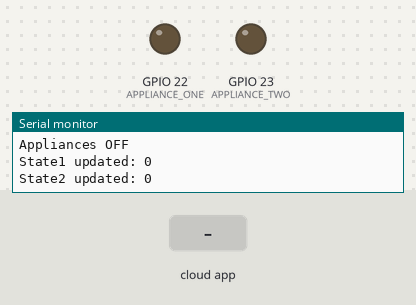
A sketch run on a simulated ESP32. Shown: output pins drawn as LEDs (lit = HIGH), the last lines printed to the serial monitor. Inputs (shaded band) come from the test bench. WiFi joins after 1.5 s; servers stay silent unless stated; the Firebase database answers and starts empty.

Above: at 2.7 s.
2.8 s: the phone or cloud app sets led to 1
At 4.0 s:
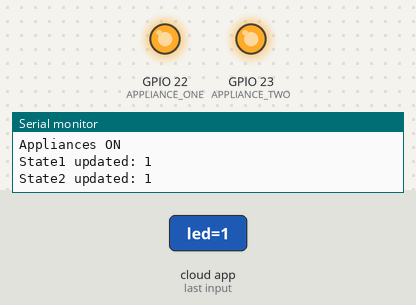
4.6 s: the phone or cloud app sets led to 0
At 7.4 s:
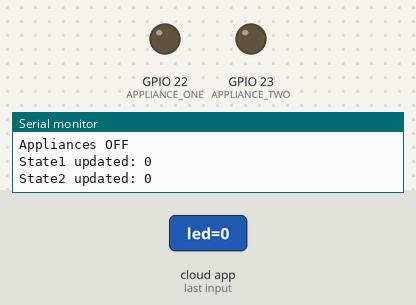
Timing chart, 0 to 8.9 s (numbered marks = the images above; inputs shaded):
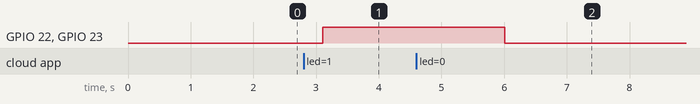

Measured:
- after the input at 2.8 s, GPIO 22 (APPLIANCE_ONE), GPIO 23 (APPLIANCE_TWO): LOW → HIGH after 0.30 s
- after the input at 4.6 s, GPIO 22 (APPLIANCE_ONE), GPIO 23 (APPLIANCE_TWO): HIGH → LOW after 1.4 s

The sketch:

main.ino
```cpp
#define APPLIANCE_ONE 22
#define APPLIANCE_TWO 23

#include <WiFi.h>
#include <Firebase_ESP_Client.h>
#include <addons/TokenHelper.h>
#include <addons/RTDBHelper.h>

#define WIFI_SSID "wifi"
#define WIFI_PASSWORD "12345678"
#define API_KEY "AIzaSyBv_GMIALQf_uR_wgdiaotbR5C9lEA18LA"
#define SECRET "nxiAuvIkmf4jiUKt9zQqv1CHJJeG11gTkNCNbN1s"
#define DATABASE_URL "mini-iot-2-default-rtdb.firebaseio.com/"

FirebaseData fbdo;
FirebaseAuth auth;
FirebaseConfig config;

unsigned long lastUpdateTime = 0;
const unsigned long UPDATE_INTERVAL = 1000; // 1 second
bool firebaseConnected = false;

void setup() {
  pinMode(APPLIANCE_ONE, OUTPUT);
  pinMode(APPLIANCE_TWO, OUTPUT);
  digitalWrite(APPLIANCE_ONE, LOW);
  digitalWrite(APPLIANCE_TWO, LOW);

  Serial.begin(115200);

  connectToWiFi();
  setupFirebase();
}

void connectToWiFi() {
  WiFi.begin(WIFI_SSID, WIFI_PASSWORD);
  Serial.print("Connecting to Wi-Fi");
  unsigned long startTime = millis();
  while (WiFi.status() != WL_CONNECTED && millis() - startTime < 10000) {
    Serial.print(".");
    delay(300);
  }

  if (WiFi.status() == WL_CONNECTED) {
    Serial.print("\nConnected with IP: ");
    Serial.println(WiFi.localIP());
  } else {
    Serial.println("\nWiFi connection failed");
  }
}

void setupFirebase() {
  config.api_key = API_KEY;
  config.database_url = DATABASE_URL;
  config.signer.tokens.legacy_token = SECRET;

  Firebase.begin(&config, &auth);
  Firebase.reconnectWiFi(true);

  Serial.printf("Firebase Client v%s\n\n", FIREBASE_CLIENT_VERSION);
}

void loop() {
  if (millis() - lastUpdateTime >= UPDATE_INTERVAL) {
    if (WiFi.status() == WL_CONNECTED) {
      updateAppliances();
      reportStatus();
    } else {
      Serial.println("WiFi disconnected, attempting to reconnect...");
      connectToWiFi();
    }
    lastUpdateTime = millis();
  }
}

void updateAppliances() {
  if (Firebase.ready() && Firebase.RTDB.getInt(&fbdo, "device/led")) {
    int controlState = fbdo.intData();

    if (controlState == 1) {
      digitalWrite(APPLIANCE_ONE, HIGH);
      digitalWrite(APPLIANCE_TWO, HIGH);
      Serial.println("Appliances ON");
    } else if (controlState == 0) {
      digitalWrite(APPLIANCE_ONE, LOW);
      digitalWrite(APPLIANCE_TWO, LOW);
      Serial.println("Appliances OFF");
    }
  } else {
    Serial.println("Failed to get control state: " + fbdo.errorReason());
  }
}

void reportStatus() {
  int state1 = digitalRead(APPLIANCE_ONE);
  int state2 = digitalRead(APPLIANCE_TWO);

  if (Firebase.ready()) {
    if (Firebase.RTDB.setInt(&fbdo, "device/state1", state1)) {
      Serial.println("State1 updated: " + String(state1));
    } else {
      Serial.println("Failed to update state1: " + fbdo.errorReason());
    }

    if (Firebase.RTDB.setInt(&fbdo, "device/state2", state2)) {
      Serial.println("State2 updated: " + String(state2));
    } else {
      Serial.println("Failed to update state2: " + fbdo.errorReason());
    }
  }
}
```
